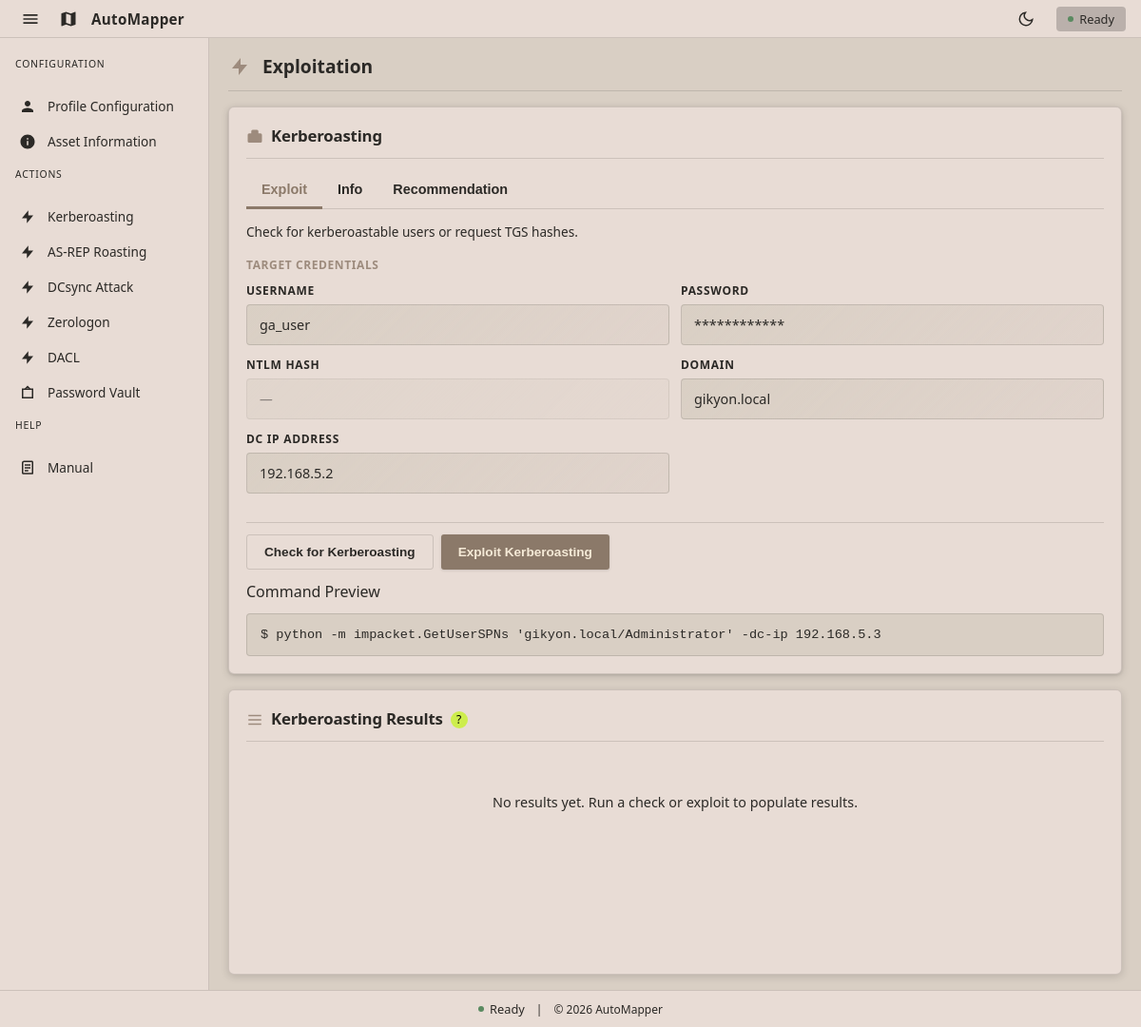
The page /kerberoast on the database as committed earlier.
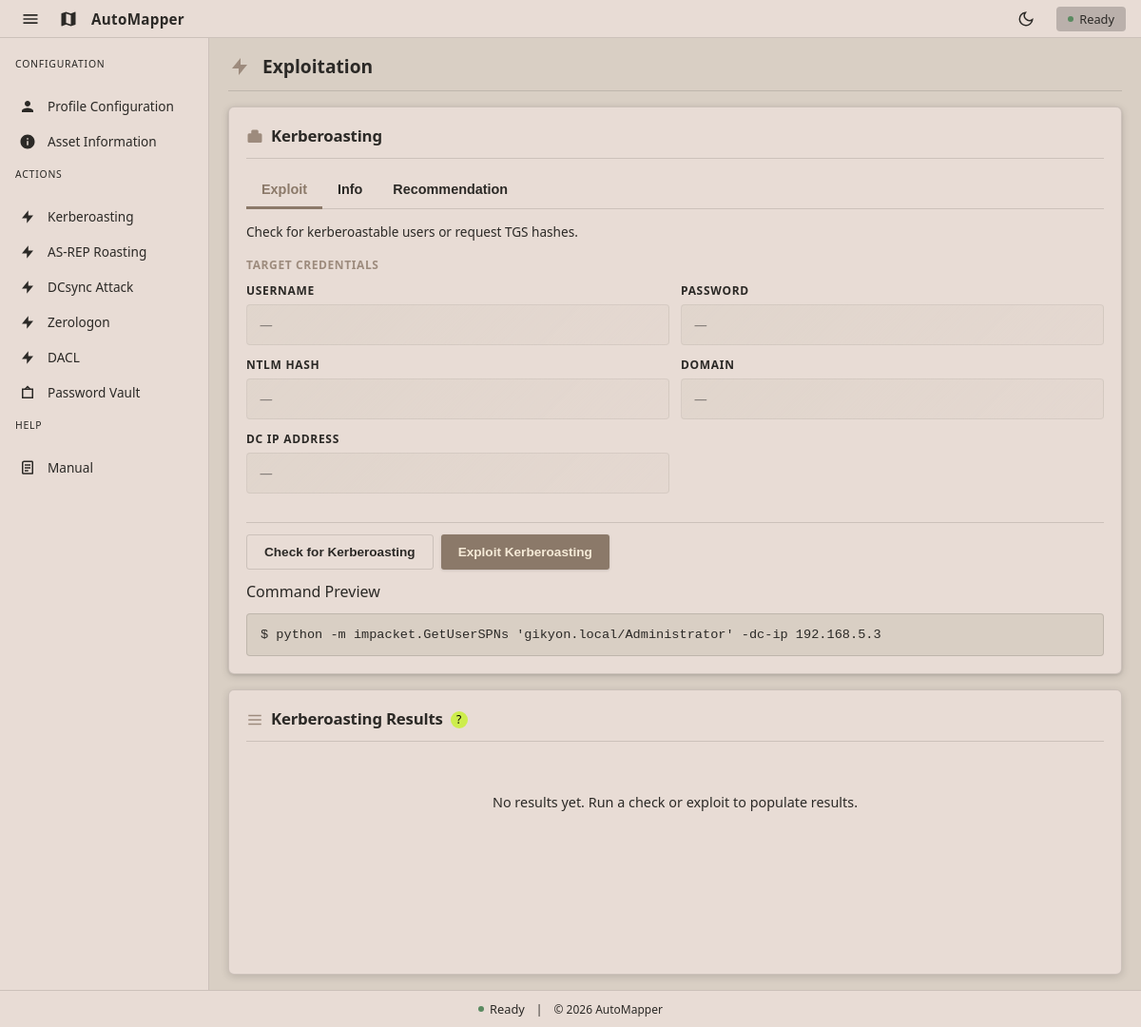
The same page on the database as committed later.
### tables this page shows
CREATE TABLE profiles (
    description text,
    name text,
    password text,
    ntlmHash text,
    domain text,
    dc_ip text,
    fqdn text
, username text, dc_fqdn text, profile_description text, ntlm_hash text);

### app/routes/main.py (the view, shortened to what this page needs)
@main_bp.route("/kerberoast", methods=["GET", "POST"])
def kerberoast():
    creds = _get_creds()
    results = []
    error = None
    status_message = None
    action = None
    auth_method = _default_auth_method(creds)
    return _render_exploit(
        "kerberoast.html",
        creds,
        results,
        error,
        status_message,
        action,
        auth_method=auth_method,
    )

### app/db/database.py (called while the page is built)
def get_db():
    conn = sqlite3.connect(DB_PATH)
    conn.row_factory = sqlite3.Row
    return conn

def get_profile(name):
    conn = get_db()
    try:
        row = conn.execute(
            """
            SELECT name, username, password, ntlm_hash, domain, dc_ip, dc_fqdn, profile_description
            FROM profiles
            WHERE name = ?
            """,
            (name,),
        ).fetchone()
    finally:
        conn.close()
    if not row:
        return None
    return {
        "username": row["username"],
        "password": row["password"],
        "ntlm_hash": row["ntlm_hash"],
        "domain": row["domain"],
        "dc_ip": row["dc_ip"],
        "dc_fqdn": row["dc_fqdn"],
        "profile_description": row["profile_description"],
    }

def get_active_profile():
    conn = get_db()
    try:
        row = conn.execute(
            "SELECT value FROM app_state WHERE key = ?",
            ("active_profile",),
        ).fetchone()
    finally:
        conn.close()
    return row["value"] if row else None

### app/routes/main.py (called while the page is built)
def _get_creds():
    active_profile = get_active_profile()
    if not active_profile:
        return {}
    return get_profile(active_profile) or {}

### app/templates/kerberoast.html (shortened to what the changed rows need)
{% extends 'base.html' %}
{% block content %}
<div class="page-header">
  <h1 class="page-title">Exploitation</h1>
</div>
<div class="exploitation-container">
  <div class="exploitation-pane controls">
    <section class="card">
      <div class="card-header">
        <h1>Kerberoasting</h1>
      </div>
      <div id="exploit-tab" class="tab-content active">
        <div class="credentials-grid">
          <div class="field-card">
            <label class="field-label">Username</label>
            <div class="field-value {% if not creds.username %}empty{% endif %}">{{ creds.username or '—' }}</div>
          </div>
          <div class="field-card">
            <label class="field-label">Password</label>
            <div class="field-value {% if not creds.password %}empty{% endif %}">{{ '*' * (creds.password|length) if creds.password else '—' }}</div>
          </div>
          <div class="field-card">
            <label class="field-label">Domain</label>
            <div class="field-value {% if not creds.domain %}empty{% endif %}">{{ creds.domain or '—' }}</div>
          </div>
          <div class="field-card">
            <label class="field-label">DC IP Address</label>
            <div class="field-value {% if not creds.dc_ip %}empty{% endif %}">{{ creds.dc_ip or '—' }}</div>
          </div>
        </div>
      </div>
    </section>
  </div>
  <div class="exploitation-pane results">
    <section class="card result-card">
      <div class="card-header">
        <div class="header-with-tooltip">
          <h1>Kerberoasting Results</h1>
        </div>
      </div>
    </section>
  </div>
</div>
{% endblock %}

Rows that differ between the two databases and show on the page:
removed profiles: username "ga_user", domain "gikyon.local", dc_ip "192.168.5.2"
Other text that changed with them:
{{ creds.username or '—' }}: (not shown) → "—"
{{ '*' * (creds.password|length) if creds.password else '—' }}: "************" → "—"
{{ creds.domain or '—' }}: (not shown) → "—"
{{ creds.dc_ip or '—' }}: (not shown) → "—"
